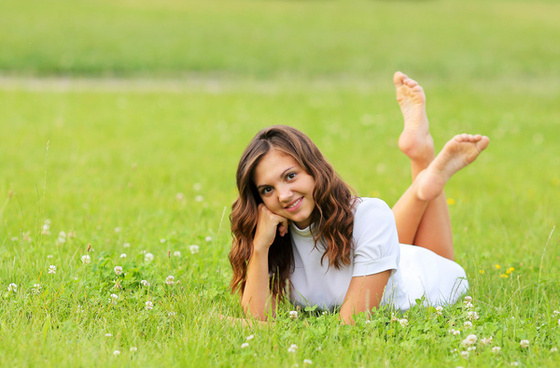
#> input picture Pics/girl2.jpg, 560 x 368 px
$ python Image_preprocessing.py
#> lines starting #> are read from the running program, lines starting #| are printed output that depends on the picture; after the words box and inside, x2 and y2 are one past the last pixel; in counts of white or black regions, pixels touching at a corner belong together
import pytesseract
import cv2 as cv

pytesseract.pytesseract.tesseract_cmd=(r"C:\Program Files\Tesseract-OCR\tesseract.exe")

img=cv.imread('Pics/girl2.jpg')
#> img is the input picture: shape (368, 560, 3); mean B, G, R 93.3, 188.5, 176.3
cv.imshow('Image',img)
#print(img.shape)

gray_img=cv.cvtColor(img,cv.COLOR_BGR2GRAY)
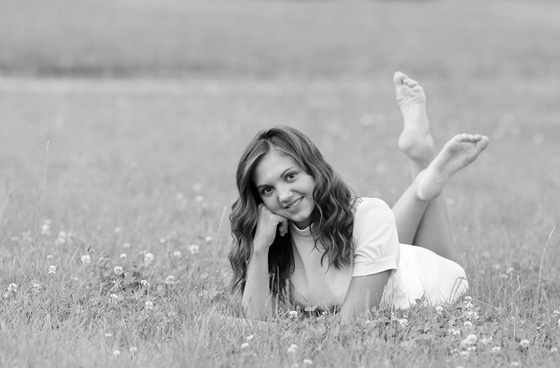
#> gray_img: shape (368, 560); min 0, max 255, mean 174
cv.imshow('Gray image',gray_img)

thresh,binr_img=cv.threshold(gray_img,140,255,cv.THRESH_BINARY)
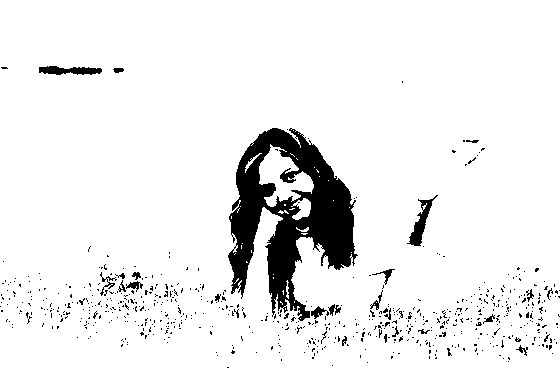
#> binr_img: shape (368, 560); 92.4% white; 649 black regions (624 under 20 px), largest, box (x1, y1, x2, y2) and area: (228, 128, 358, 321) 11626, (407, 195, 438, 246) 467, (39, 66, 102, 75) 395
cv.imshow('Binarize image',binr_img)

# [5 lines of commented-out code are left out]

def noise_rem(image):
    image=cv.dilate(image,(3,3),iterations=1)
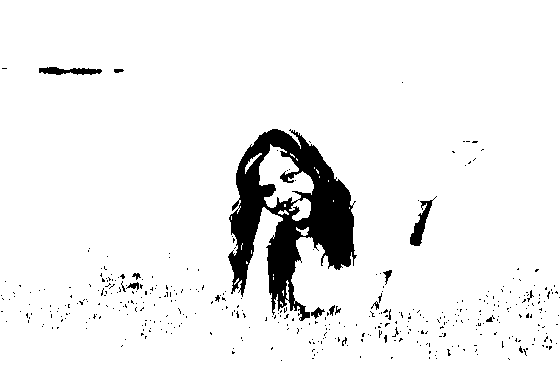
#> image: shape (368, 560); 93.5% white; 411 black regions (396 under 20 px), largest, box (x1, y1, x2, y2) and area: (228, 129, 357, 321) 11013, (410, 196, 437, 246) 416, (39, 67, 102, 75) 332
    image=cv.erode(image,(1,1),iterations=1)
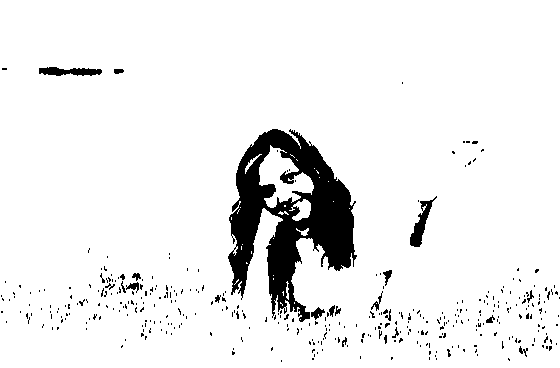
#> image: shape (368, 560); 92.8% white; 377 black regions (355 under 20 px), largest, box (x1, y1, x2, y2) and area: (228, 129, 357, 322) 11552, (410, 196, 437, 247) 455, (39, 67, 102, 76) 395
    image=cv.morphologyEx(image,cv.MORPH_CLOSE,(1,1))
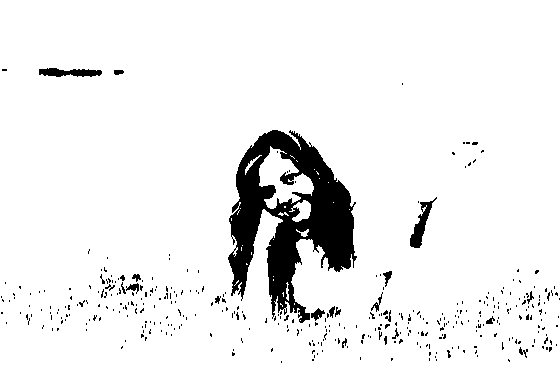
#> image: shape (368, 560); 92.8% white; 377 black regions (355 under 20 px), largest, box (x1, y1, x2, y2) and area: (228, 130, 357, 323) 11552, (410, 197, 437, 248) 455, (39, 68, 102, 77) 395
    image=cv.medianBlur(image,3)
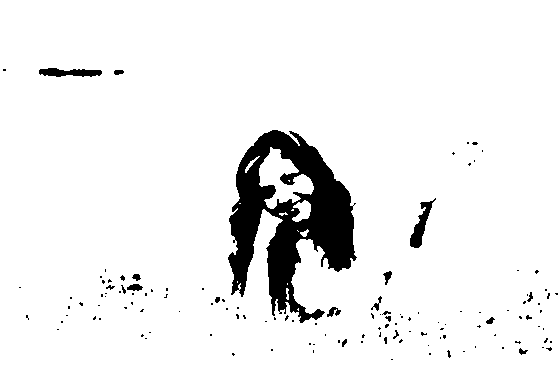
#> image: shape (368, 560); 93.3% white; 129 black regions (110 under 20 px), largest, box (x1, y1, x2, y2) and area: (228, 130, 357, 323) 11748, (410, 198, 436, 248) 453, (39, 68, 102, 77) 394
    return (image)

noise_rem_img=noise_rem(binr_img)
cv.imshow('Noised removed image',noise_rem_img)


cv.waitKey(0)
